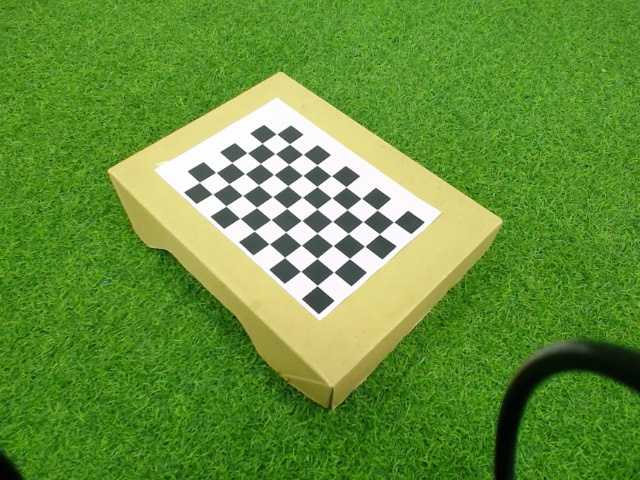
#> input picture Calibration/IMAGES/000503.jpg, 640 x 480 px; its folder holds 5 pictures in this run
$ python calibrateSingleCamera.py
#> lines starting #> are read from the running program, lines starting #| are printed output that depends on the picture; after the words box and inside, x2 and y2 are one past the last pixel; in counts of white or black regions, pixels touching at a corner belong together
import numpy as np
import cv2
import glob

# termination criteria
criteria = (cv2.TERM_CRITERIA_EPS + cv2.TERM_CRITERIA_MAX_ITER, 30, 0.001)

# prepare object points, like (0,0,0), (1,0,0), (2,0,0) ....,(6,5,0)
objp = np.zeros((6*9,3), np.float32)
objp[:,:2] = np.mgrid[0:9,0:6].T.reshape(-1,2)

# Arrays to store object points and image points from all the images.
objpoints = [] # 3d point in real world space
imgpoints = [] # 2d points in image plane.

images = glob.glob('IMAGES/*.jpg')

for fname in images:
    img = cv2.imread(fname)
#> img is the input picture: shape (480, 640, 3); mean B, G, R 58.2, 145.4, 101.1
    gray = cv2.cvtColor(img,cv2.COLOR_BGR2GRAY)
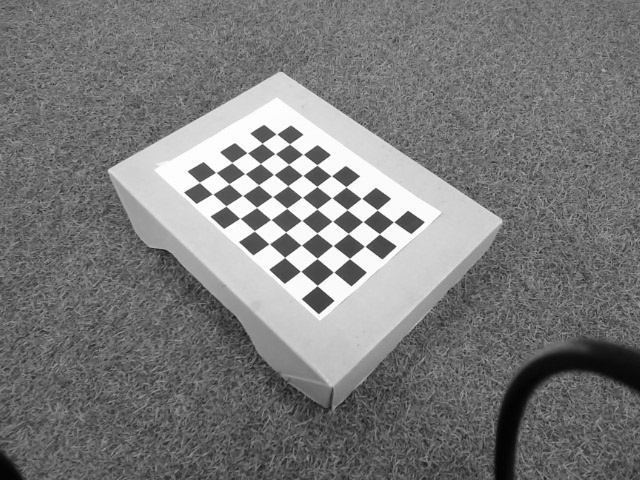
#> gray: shape (480, 640); min 2, max 255, mean 122.2

    # Find the chess board corners
    ret, corners = cv2.findChessboardCorners(gray, (9,6),None)
#> ret = True; corners = 54 rows, first 8: [317.2, 285.5], [300.5, 271.3], [284.6, 257.4], [269.2, 243.8], [254.3, 230.7], [240, 218.3], [225.9, 206], [212.5, 194.1]

    # If found, add object points, image points (after refining them)
    if ret == True:
        objpoints.append(objp)

        corners2 = cv2.cornerSubPix(gray,corners,(11,11),(-1,-1),criteria)
#> corners2 = 54 rows, first 8: [317.2, 285.5], [300.6, 271.3], [284.6, 257.4], [269.2, 243.9], [254.3, 230.8], [239.9, 218.4], [226, 206], [212.5, 194.1]
        imgpoints.append(corners2)

        # Draw and display the corners
        img = cv2.drawChessboardCorners(img, (9,6), corners2,ret)
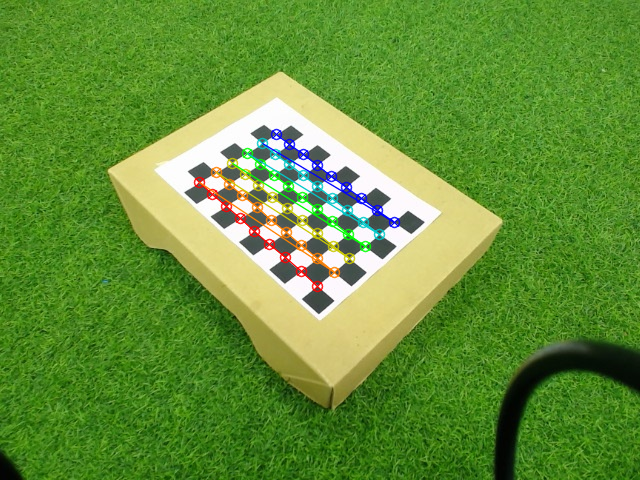
#> img: shape (480, 640, 3); 2.65% of pixels changed, all inside (x1, y1, x2, y2) = (193, 128, 401, 293)
        cv2.imshow('img',img)
        cv2.waitKey(500)
#> pass 2 of the loop `for fname in images:`:
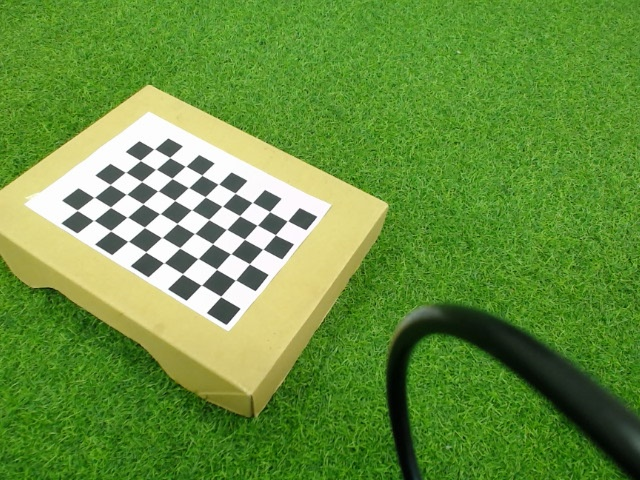
#> input picture Calibration/IMAGES/000565.jpg, 640 x 480 px
#> img is the input picture: shape (480, 640, 3); mean B, G, R 62, 145.4, 103.5
#> `gray = cv2.cvtColor(img,cv2.COLOR_BGR2GRAY)`:
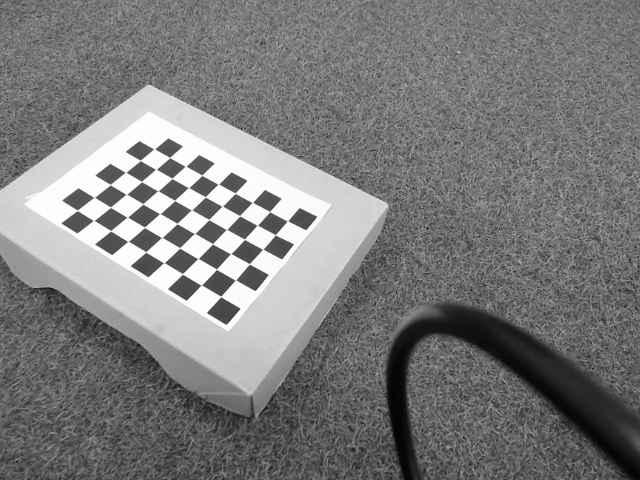
#> gray: shape (480, 640); min 2, max 255, mean 123.4
#> corners = 54 rows, first 8: [220.6, 296.4], [201.2, 285.2], [182.5, 273.9], [163.9, 262.9], [145.7, 251.8], [128, 241.2], [110.6, 230.7], [93.53, 220.5]
#> corners2 = 54 rows, first 8: [220.7, 296.5], [201.3, 285.1], [182.5, 273.8], [163.9, 262.7], [145.8, 251.9], [128.1, 241.4], [110.6, 230.7], [93.71, 220.5]
#> `img = cv2.drawChessboardCorners(img, (9,6), corners2,ret)`:
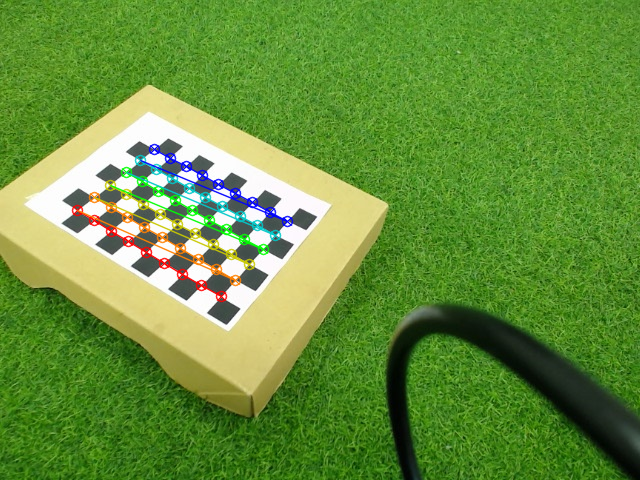
#> img: shape (480, 640, 3); 2.83% of pixels changed, all inside (x1, y1, x2, y2) = (71, 143, 294, 303)
#> pass 3 of the loop `for fname in images:`:
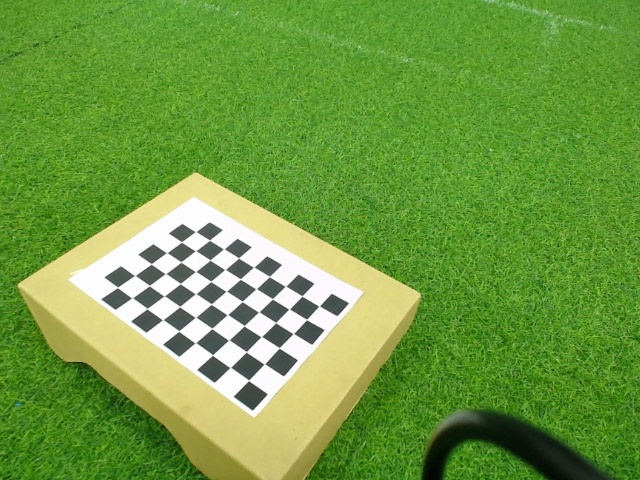
#> input picture Calibration/IMAGES/000618.jpg, 640 x 480 px
#> img is the input picture: shape (480, 640, 3); mean B, G, R 65.5, 154.8, 110.4
#> `gray = cv2.cvtColor(img,cv2.COLOR_BGR2GRAY)`:
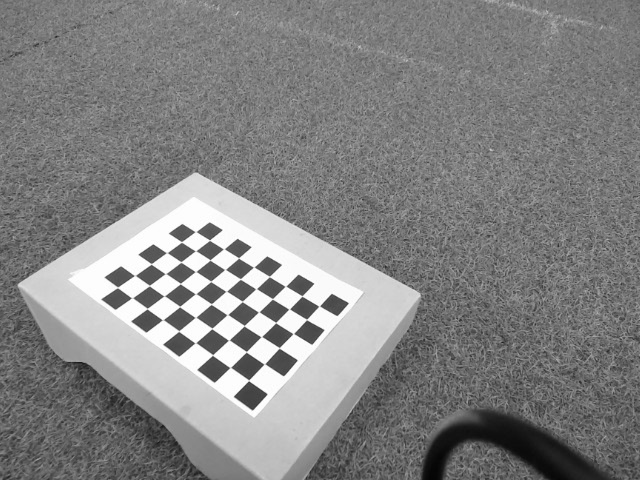
#> gray: shape (480, 640); min 4, max 255, mean 131.4
#> corners = 54 rows, first 8: [248.6, 380.4], [230.1, 367.5], [212.6, 355], [195.4, 342.8], [178.7, 331], [162.8, 319.8], [147.1, 308.5], [132.4, 297.7]
#> corners2 = 54 rows, first 8: [248.6, 380.3], [230.3, 367.5], [212.6, 354.9], [195.4, 342.7], [178.8, 331], [162.8, 319.7], [147.2, 308.6], [132.1, 297.8]
#> `img = cv2.drawChessboardCorners(img, (9,6), corners2,ret)`:
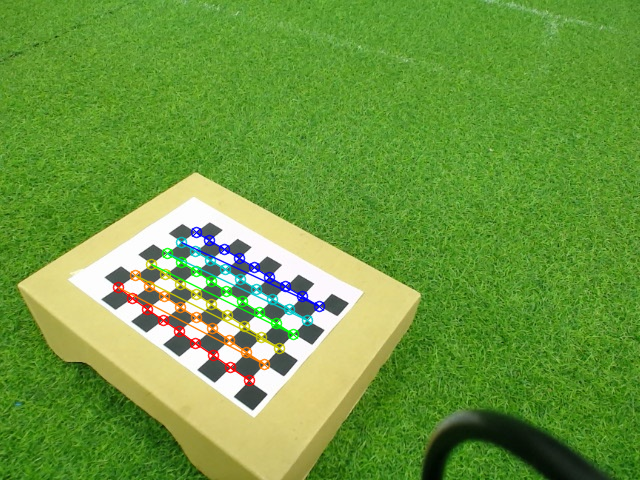
#> img: shape (480, 640, 3); 2.75% of pixels changed, all inside (x1, y1, x2, y2) = (112, 226, 326, 387)
#> the loop made 5 passes; the first 3 are shown

ret, mtx, dist, rvecs, tvecs = cv2.calibrateCamera(objpoints, imgpoints, gray.shape[::-1],None,None)
img = cv2.imread('IMAGES/001620.jpg')
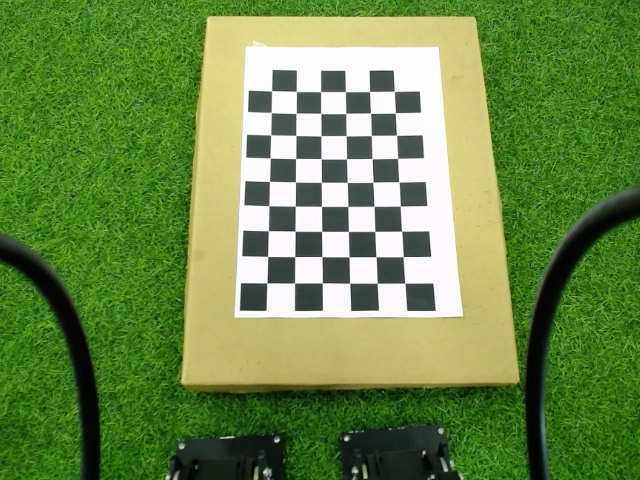
#> input picture Calibration/IMAGES/001620.jpg, 640 x 480 px
#> img is the input picture: shape (480, 640, 3); mean B, G, R 71.6, 136.5, 106.1
h,  w = img.shape[:2]
#> h = 480; w = 640
#newcameramtx, roi=cv2.getOptimalNewCameraMatrix(mtx,dist,(w,h),1,(w,h))
newcameramtx, roi=cv2.getOptimalNewCameraMatrix(mtx,dist,(w,h),0,(w,h))

# undistort
mapx,mapy = cv2.initUndistortRectifyMap(mtx,dist,None,newcameramtx,(w,h),5)
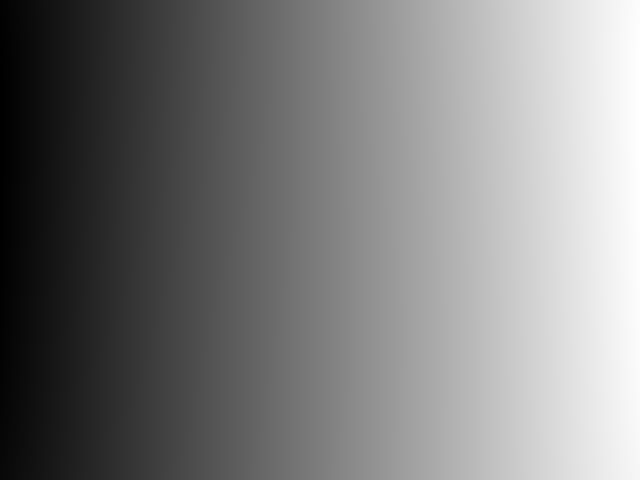
#> mapx: shape (480, 640) float32; min -0.053, max 639, mean 316.2; drawn with min black and max white
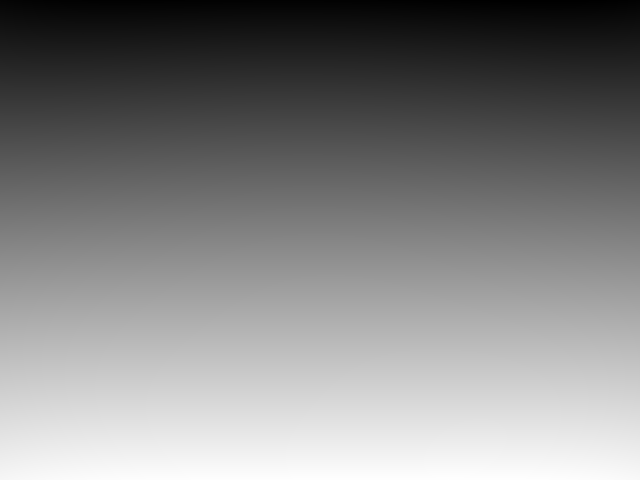
#> mapy: shape (480, 640) float32; min -0.06, max 479.1, mean 246; drawn with min black and max white
dst = cv2.remap(img,mapx,mapy,cv2.INTER_LINEAR)
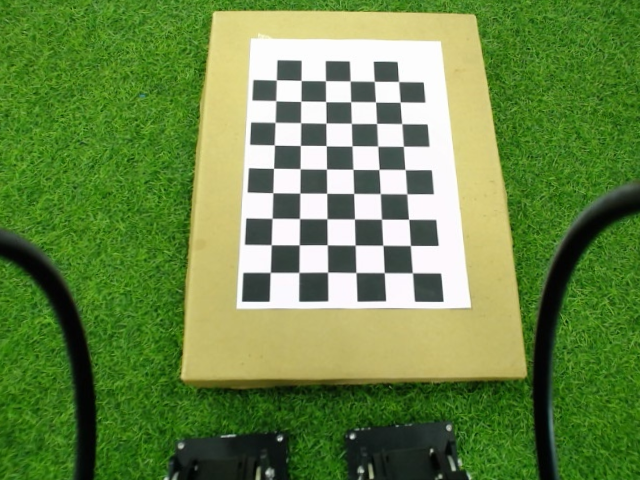
#> dst: shape (480, 640, 3); mean B, G, R 71.5, 135.8, 105.8

# crop the image
x,y,w,h = roi
dst = dst[y:y+h, x:x+w]
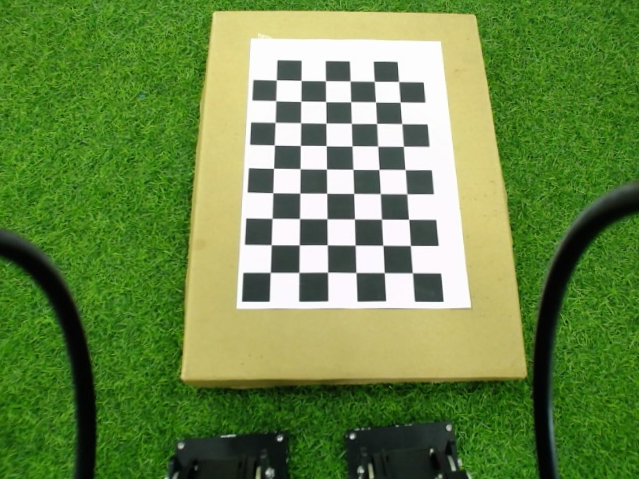
#> dst: shape (479, 639, 3); mean B, G, R 71.7, 136, 106.1
cv2.imwrite('calibresult.png',dst)


np.savez_compressed('B.npz', mapx=mapx,mapy=mapy)
cv2.destroyAllWindows()
